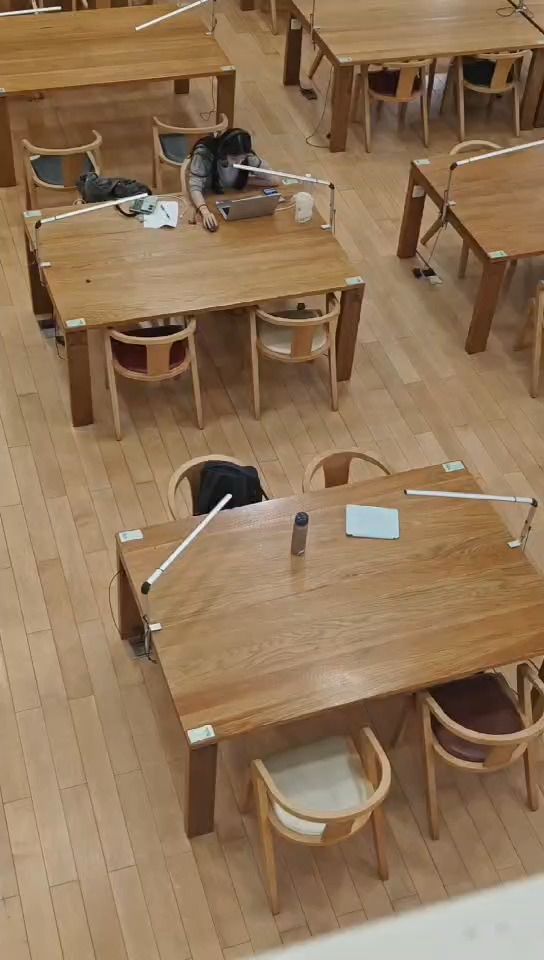
//> input picture assets/vision/sample/f_000000.jpg, 544 x 960 px
$ ./AnnotatePerson ../../assets/vision/sample/ out.png   (built with g++ and OpenCV 4)
//> lines starting //> are read from the running program, lines starting //| are printed output that depends on the picture
#include <opencv2/opencv.hpp>
#include <filesystem>
#include <string>
#include <vector>
#include <fstream>
#include <iostream>
#include <algorithm>

// Simple interactive person bounding box annotation tool.
// Usage:
//   annotate_person <frames_dir> <output_root>
// Output structure:
//   <output_root>/images_manual/<frame>.jpg (copied original)
//   <output_root>/labels_manual/<frame>.txt (YOLO format: class x_center y_center w h normalized)
// Keys:
//   n : next frame (auto-save)
//   p : previous frame (auto-save)
//   s : save current
//   d : delete last box
//   c : clear all boxes
//   q/ESC : save & quit
//   Arrow keys: move selected box (pick by clicking inside before moving)
// Mouse:
//   Drag LMB on empty area: create new box
//   LMB press inside existing box then release at new position: move box (drag)
//   Right click inside box: select that box (highlight)
// Boxes persist to next frame for fast adjustment.

struct Box { int x1; int y1; int x2; int y2; };

static std::vector<std::filesystem::path> g_images;
static int g_index = 0;
static std::vector<Box> g_boxes; // current frame boxes (persist forward)
static int g_selected = -1;
static bool g_dragging_new = false;
static bool g_dragging_move = false;
static cv::Point g_drag_start;
static Box g_move_origin; // original position while moving
static std::string g_window = "annotate_person";
static std::filesystem::path g_out_images;
static std::filesystem::path g_out_labels;
static cv::Mat g_current;

static void ensureDir(const std::filesystem::path &p) {
    std::error_code ec; std::filesystem::create_directories(p, ec);
}

static void saveCurrent() {
    if(g_index < 0 || g_index >= (int)g_images.size()) return;
    auto src_path = g_images[g_index];
    auto stem = src_path.stem().string();
    // copy image
    auto dst_img = g_out_images / (stem + ".jpg");
    cv::imwrite(dst_img.string(), g_current);
    // write labels
    auto dst_lbl = g_out_labels / (stem + ".txt");
    std::ofstream ofs(dst_lbl);
    for(const auto &b: g_boxes) {
        int x1 = std::min(b.x1, b.x2); int x2 = std::max(b.x1, b.x2);
        int y1 = std::min(b.y1, b.y2); int y2 = std::max(b.y1, b.y2);
        float cx = (x1 + x2) / 2.f; float cy = (y1 + y2) / 2.f;
        float w = (x2 - x1) * 1.f; float h = (y2 - y1) * 1.f;
        float iw = g_current.cols; float ih = g_current.rows;
        ofs << 0 << ' ' << cx/iw << ' ' << cy/ih << ' ' << w/iw << ' ' << h/ih << '\n';
    }
    std::cout << "Saved " << dst_img << " and " << dst_lbl << " (" << g_boxes.size() << " boxes)\n";
}

static void draw() {
    cv::Mat vis = g_current.clone();
    for(size_t i=0;i<g_boxes.size();++i){
        const auto &b = g_boxes[i];
        cv::Scalar color = (int)i==g_selected? cv::Scalar(0,0,255): cv::Scalar(0,255,0);
        cv::rectangle(vis, cv::Point(b.x1,b.y1), cv::Point(b.x2,b.y2), color, 2);
        cv::putText(vis, std::to_string(i), cv::Point(std::min(b.x1,b.x2)+3,std::min(b.y1,b.y2)+15), cv::FONT_HERSHEY_SIMPLEX, 0.5, color, 1);
    }
    cv::putText(vis, (std::to_string(g_index+1)+"/"+std::to_string(g_images.size())), cv::Point(5,20), cv::FONT_HERSHEY_SIMPLEX, 0.6, cv::Scalar(255,255,0), 2);
    cv::imshow(g_window, vis);
}

static int test(int x, int y) {
    for(size_t i=0;i<g_boxes.size();++i){
        int x1 = std::min(g_boxes[i].x1,g_boxes[i].x2);
        int x2 = std::max(g_boxes[i].x1,g_boxes[i].x2);
        int y1 = std::min(g_boxes[i].y1,g_boxes[i].y2);
        int y2 = std::max(g_boxes[i].y1,g_boxes[i].y2);
        if(x>=x1 && x<=x2 && y>=y1 && y<=y2) return (int)i;
    }
    return -1;
}

static void mouseCallback(int event, int x, int y, int flags, void*) {
    if(g_current.empty()) return;
    if(event == cv::EVENT_LBUTTONDOWN){
        int h = test(x,y);
        if(h>=0){
            g_selected = h;
            g_dragging_move = true;
            g_move_origin = g_boxes[h];
            g_drag_start = {x,y};
        }else{
            g_dragging_new = true;
            g_selected = -1;
            g_boxes.push_back({x,y,x,y});
        }
    } else if(event == cv::EVENT_MOUSEMOVE){
        if(g_dragging_new && !g_boxes.empty()){ g_boxes.back().x2 = x; g_boxes.back().y2 = y; }
        if(g_dragging_move && g_selected>=0){
            int dx = x - g_drag_start.x; int dy = y - g_drag_start.y;
            g_boxes[g_selected].x1 = g_move_origin.x1 + dx; g_boxes[g_selected].x2 = g_move_origin.x2 + dx;
            g_boxes[g_selected].y1 = g_move_origin.y1 + dy; g_boxes[g_selected].y2 = g_move_origin.y2 + dy;
        }
    } else if(event == cv::EVENT_LBUTTONUP){
        g_dragging_new = false; g_dragging_move = false;
    } else if(event == cv::EVENT_RBUTTONDOWN){
        int h = test(x,y); if(h>=0) g_selected = h; else g_selected = -1;
    }
    draw();
}

static void loadFrame(int idx){
    if(idx<0 || idx>=(int)g_images.size()) return;
    g_index = idx;
    g_current = cv::imread(g_images[g_index].string());
    if(g_current.empty()){
        std::cerr << "Failed to load: " << g_images[g_index] << "\n"; return; }
    draw();
}

int main(int argc, char** argv){
    if(argc < 3){
        std::cerr << "Usage: annotate_person <frames_dir> <output_root>\n";
        return 1;
    }
    std::filesystem::path frames_dir = argv[1];
    std::filesystem::path out_root = argv[2];
    if(!std::filesystem::exists(frames_dir)){
        std::cerr << "Frames dir not exist: " << frames_dir << '\n'; return 1; }
    // gather images (jpg/png)
    for(auto &p: std::filesystem::directory_iterator(frames_dir)){
        if(!p.is_regular_file()) continue;
        auto ext = p.path().extension().string();
        std::transform(ext.begin(), ext.end(), ext.begin(), ::tolower);
        if(ext == ".jpg" || ext == ".jpeg" || ext == ".png"){
            g_images.push_back(p.path());
        }
    }
    std::sort(g_images.begin(), g_images.end());
    if(g_images.empty()){ std::cerr << "No images found in " << frames_dir << '\n'; return 1; }
    g_out_images = out_root / "images_manual";
    g_out_labels = out_root / "labels_manual";
    ensureDir(g_out_images); ensureDir(g_out_labels);

    cv::namedWindow(g_window, cv::WINDOW_NORMAL);
    cv::setMouseCallback(g_window, mouseCallback);
    loadFrame(0);
//> in loadFrame, g_current is the input picture: 960 rows x 544 cols, CV_8UC3; mean B, G, R 87.6, 116.9, 144.4

    while(true){
        int k = cv::waitKey(30);
//> the left mouse button is pressed at (136, 240)
//> in draw (call 2), `cv::putText(vis, (std::to_string(g_index+1)+"/"+std::to_string(g_image..`:
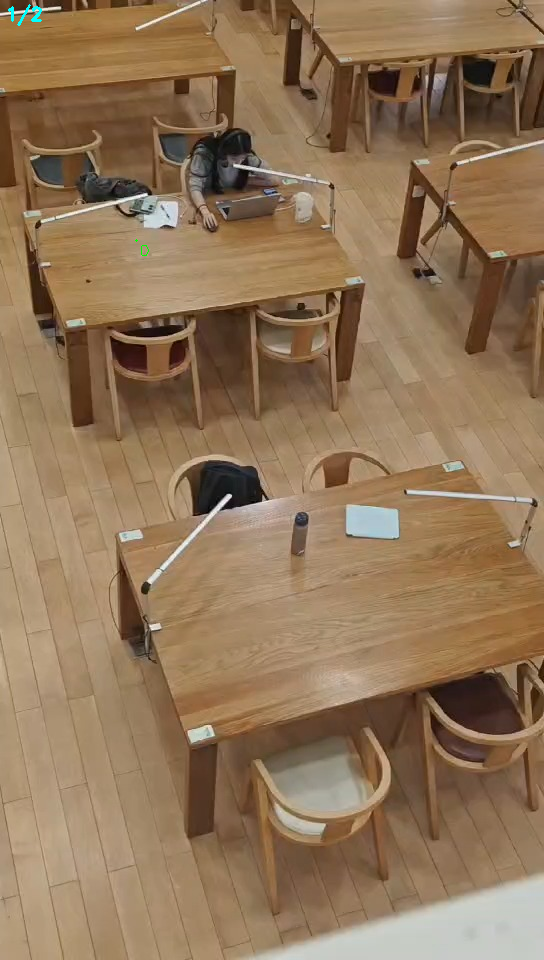
//> vis: 960 rows x 544 cols, CV_8UC3; mean B, G, R 87.7, 117, 144.3
//> the mouse is dragged to (272, 480)
//> in draw (call 3), `cv::putText(vis, (std::to_string(g_index+1)+"/"+std::to_string(g_image..`:
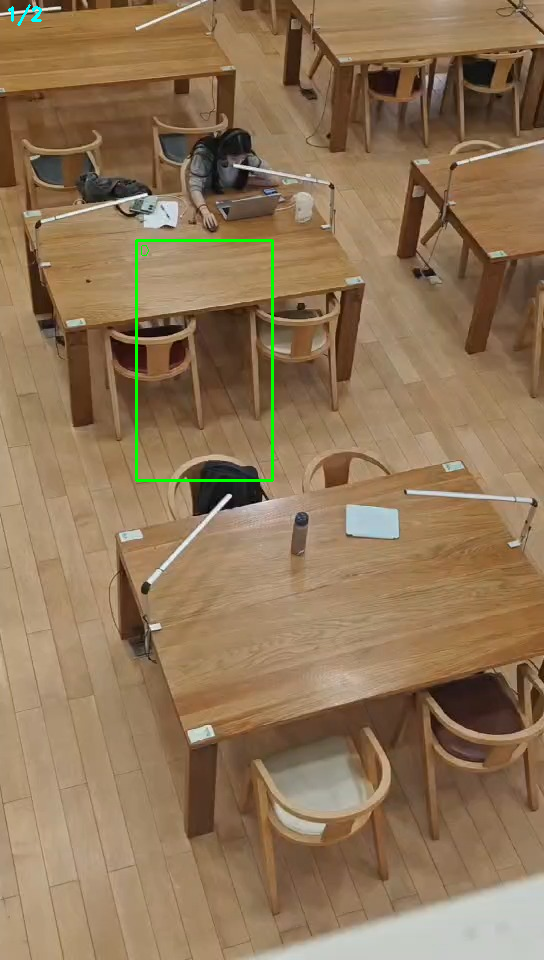
//> vis: 960 rows x 544 cols, CV_8UC3; mean B, G, R 87.4, 117.6, 143.8
//> the mouse is dragged to (408, 720)
//> in draw (call 4), `cv::putText(vis, (std::to_string(g_index+1)+"/"+std::to_string(g_image..`:
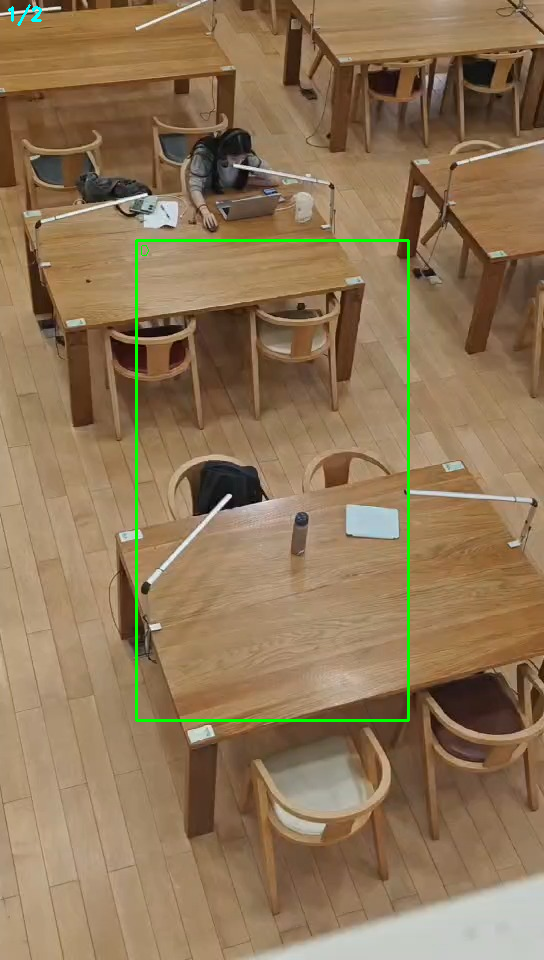
//> vis: 960 rows x 544 cols, CV_8UC3; mean B, G, R 87, 118.2, 143.1
//> the button is released at (408, 720)
//> the 'q' key is pressed
        if(k == 'n'){ saveCurrent(); loadFrame(std::min(g_index+1,(int)g_images.size()-1)); }
        else if(k == 'p'){ saveCurrent(); loadFrame(std::max(g_index-1,0)); }
        else if(k == 's'){ saveCurrent(); }
        else if(k == 'd'){ if(!g_boxes.empty()){ g_boxes.pop_back(); draw(); } }
        else if(k == 'c'){ g_boxes.clear(); g_selected=-1; draw(); }
        else if(k == 27 || k=='q'){ saveCurrent(); break; }
        else if(k == 0x250000){ /* left arrow */ if(g_selected>=0){ g_boxes[g_selected].x1-=1; g_boxes[g_selected].x2-=1; draw(); } }
        else if(k == 0x270000){ /* right arrow */ if(g_selected>=0){ g_boxes[g_selected].x1+=1; g_boxes[g_selected].x2+=1; draw(); } }
        else if(k == 0x260000){ /* up arrow */ if(g_selected>=0){ g_boxes[g_selected].y1-=1; g_boxes[g_selected].y2-=1; draw(); } }
        else if(k == 0x280000){ /* down arrow */ if(g_selected>=0){ g_boxes[g_selected].y1+=1; g_boxes[g_selected].y2+=1; draw(); } }
    }
    std::cout << "Done.\n";
    return 0;
}
